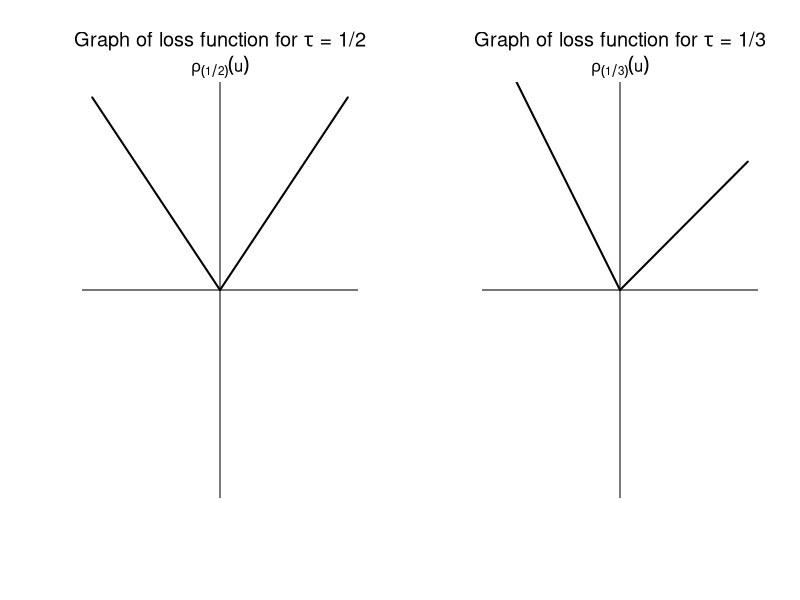
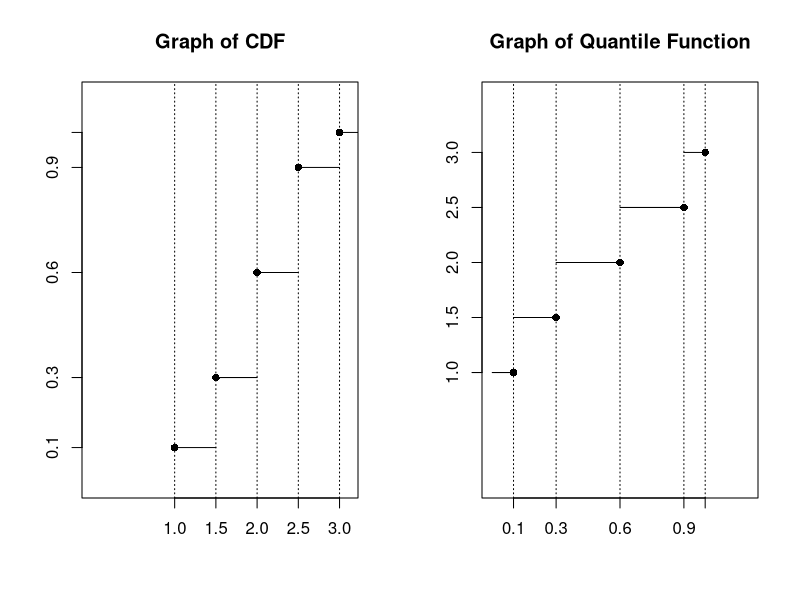
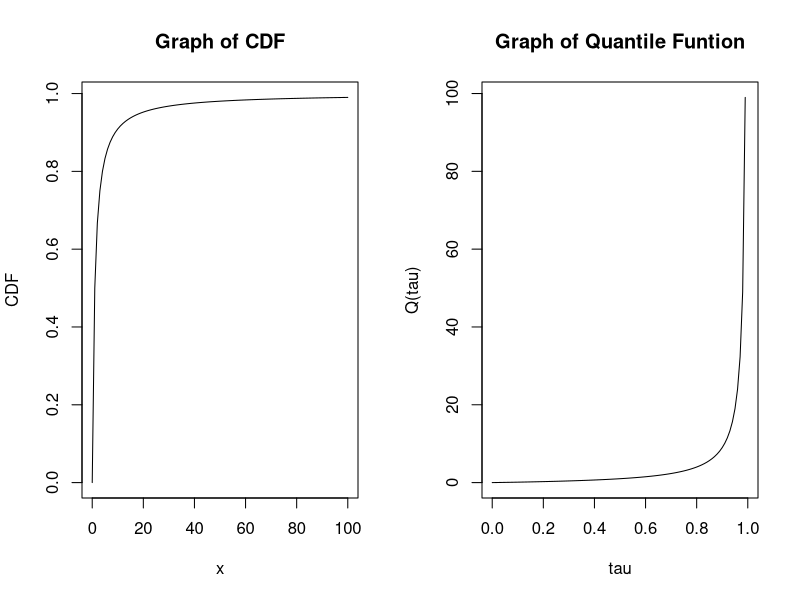

Write R code to recreate these figures, in order.
## ---- chunk 1
par(mfrow = c(1, 2))
 plot.new()
 plot.window(xlim = c(-4, 4), ylim = c(-2, 2))
 axis(1, pos = 0, tick = F, labels = F)
 title(main = expression("Graph of loss function for " *  tau *" = 1/2"))
# axis(2, 0:2, pos = c(0, 0), tick = F)
abline(v = 0)
 axis(2, pos = 0, tick = F, labels = F)
 abline(h = 0)
 x1 <- seq(0, 4, length = 1000)
 y <- x1 * .5
 points(x1, y, type = "l", lwd = "2")
 x1 <- seq(-4, 0, length = 1000)
 y <- x1 * -.5
mtext(expression(rho[(1/2)](u)), c(-0.5, 3))
 points(x1, y , type = "l", lwd = "2")
 plot.new()
 plot.window(xlim = c(-4, 4), ylim = c(-2, 2))
 axis(1, pos = 0, tick = F, labels = F)
 # axis(2, 0:2, pos = c(0, 0), tick = F)
 abline(v = 0)
 axis(2, pos = 0, tick = F, labels = F)
 title(main = expression("Graph of loss function for " *  tau *" = 1/3"))
 abline(h = 0)
 x1 <- seq(0, 4, length = 1000)
 y <- x1 * (1/3)
 points(x1, y, type = "l", lwd = "2")
 x1 <- seq(-4, 0, length = 1000)
 y <- x1 * (-2/3)
 points(x1, y , type = "l", lwd = "2")
mtext(expression(rho[(1/3)](u)), c(-0.5, 3))
## ---- chunk 2
par(mfrow = c(1, 2))
 x <- c(1, 3/2, 2, 5/2, 3)
 Fx <- c(1/10, 1/5, 3/10, 3/10, 1/10)
x1 <- c(0, 1/10, 3/10, 6/10, 9/10)
x2 <- c(1/10, 3/10, 6/10, 9/10, 1)
# graph of CDF for the above data
 plot.new()
 plot.window(xlim = c(0, 3.1), ylim = c(0, 1.1))
 axis(1, at = c(1, 3/2, 2, 5/2, 3))
 axis(2, at = c(1/10, 3/10, 6/10, 9/10, 1))
 title(main = "Graph of CDF")
 points(x, x2, pch = 16)
 for(i in 1:(length(x2) - 1)){
     segments(x[i], x2[i], x[i+1], x2[i])
 }
segments(3, 1, 3.3, 1)
 box()
for(i in 1:length(x)){
    abline(v = x[i], lty = "dotted")
}
 
 # grpah of quantile function  for discrete distribution function
 
plot.new()
plot.window(xlim = c(0, 1.2), ylim = c(0, 3.5))
 axis(1, at = c(1/10, 3/10, 6/10, 9/10, 1))
 axis(2, at = c(1, 3/2, 2, 5/2, 3))
 points(x2, x, pch = 16)
 title(main = "Graph of Quantile Function")
 for(i in 1:(length(x1) - 1)){
     segments(x1[i], x[i], x1[i+1], x[i])
 }
segments(9/10, 3, 1, 3)
box()
for(i in 1:length(x2)){
    abline(v = x2[i], lty = "dotted")
}

 

## ---- chunk 3
par(mfrow = c(1, 2))
 curve(x/(x+1), from = 0, to = 100, main = "Graph of CDF", xlab = "x", ylab = "CDF")
curve(x/(1 - x), from = 0, to = 1, main = "Graph of Quantile Funtion", xlab = "tau", ylab = "Q(tau)")

